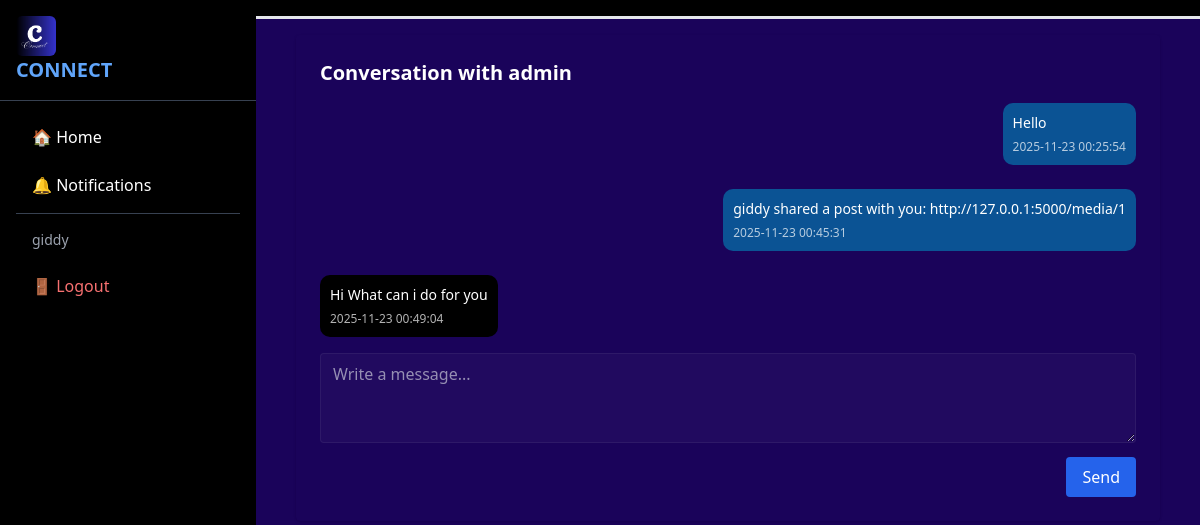
Page /messages/1 (signed in) on the committed database.
### tables this page shows
CREATE TABLE users (
        id INTEGER PRIMARY KEY AUTOINCREMENT,
        Email TEXT,
        Username TEXT UNIQUE,
        Password TEXT,
        Role TEXT
    , suspended_until DATETIME, ui_variant TEXT DEFAULT 'v1');

CREATE TABLE messages (
        id INTEGER PRIMARY KEY AUTOINCREMENT,
        sender_id INTEGER,
        recipient_id INTEGER,
        body TEXT,
        created_at DATETIME DEFAULT CURRENT_TIMESTAMP,
        read_flag INTEGER DEFAULT 0,
        FOREIGN KEY(sender_id) REFERENCES users(id),
        FOREIGN KEY(recipient_id) REFERENCES users(id)
    );

### app.py (the view)
@app.route('/messages/<int:other_id>', methods=['GET', 'POST'])
def conversation(other_id):
    if not session.get('logged_in'):
        flash('Please login to view messages', 'error')
        return redirect(url_for('Login'))
    me = session.get('id')
    if me == other_id:
        flash('Cannot message yourself', 'error')
        return redirect(url_for('messages'))
    conn = sqlite3.connect('Instagram.db')
    cursor = conn.cursor()
    if request.method == 'POST':
        body = (request.form.get('body') or '').strip()
        if body:
            cursor.execute('INSERT INTO messages (sender_id, recipient_id, body) VALUES (?, ?, ?)', (me, other_id, body))
            conn.commit()
        return redirect(url_for('conversation', other_id=other_id))
    cursor.execute('SELECT Username FROM users WHERE id = ?', (other_id,))
    row = cursor.fetchone()
    if not row:
        flash('User not found', 'error')
        conn.close()
        return redirect(url_for('messages'))
    other_name = row[0]
    cursor.execute('SELECT sender_id, recipient_id, body, created_at FROM messages WHERE (sender_id = ? AND recipient_id = ?) OR (sender_id = ? AND recipient_id = ?) ORDER BY created_at ASC', (me, other_id, other_id, me))
    msgs = cursor.fetchall()
    cursor.execute('UPDATE messages SET read_flag = 1 WHERE recipient_id = ? AND sender_id = ?', (me, other_id))
    conn.commit()
    conn.close()
    return render_template('conversation.html', other_id=other_id, other_name=other_name, msgs=msgs)

### app.py (called while the page is built, shortened)
@app.context_processor
def inject_logo_path():
    logo_a = os.path.join(app.static_folder or 'static', 'logo.png')
    logo_b = os.path.join(app.static_folder or 'static', 'uploads', 'LOGO.png')
    if os.path.exists(logo_a):
        return {'LOGO_PATH': url_for('static', filename='logo.png')}
    elif os.path.exists(logo_b):
        return {'LOGO_PATH': url_for('static', filename='uploads/LOGO.png')}
    else:
        return {'LOGO_PATH': url_for('static', filename='uploads/LOGO.png')}

@app.context_processor
def inject_unread_notifications():
    unread = 0
    try:
        if session.get('logged_in'):
            uid = session.get('id')
            conn = sqlite3.connect('Instagram.db')
            cursor = conn.cursor()
            cursor.execute('SELECT COUNT(*) FROM notifications WHERE user_id = ? AND read_flag = 0', (uid,))
            row = cursor.fetchone()
            if row:
                unread = int(row[0] or 0)
            conn.close()
    except Exception:
        unread = 0
    return {'unread_notifications': unread}

@app.before_request
def check_suspension():
    public_paths = ('/login', '/signup', '/forgot', '/reset')
    path = request.path or ''
    if any(path.startswith(p) for p in public_paths):
        return
    if session.get('logged_in'):
        user_id = session.get('id')
        if not user_id:
            return
        conn = sqlite3.connect('Instagram.db')
        cursor = conn.cursor()
        cursor.execute('SELECT suspended_until FROM users WHERE id = ?', (user_id,))
        row = cursor.fetchone()
        conn.close()

### OCONNECT/templates/conversation.html (shortened to what this page needs)
{% extends 'base.html' %}
{% block content %}
<div class="p-6 rounded shadow" data-admin-theme-light="bg-black text-white" data-admin-theme-dark="bg-black text-white">
  <h2 class="text-xl font-semibold mb-4">Conversation with {{ other_name }}</h2>
  <div class="space-y-3 mb-4" style="display:flex;flex-direction:column;gap:12px;">
    {% for m in msgs %}
      {% set is_sender = (m[0] == session.get('id')) %}
      <div style="max-width:75%;padding:10px;border-radius:10px;color:#fff;align-self: {{ 'flex-end' if is_sender else 'flex-start' }}; background: {{ '#0b5394' if is_sender else '#000' }};">
        <div class="text-sm">{{ m[2] }}</div>
        <div class="text-xs" style="opacity:0.7;margin-top:6px;font-size:12px">{{ m[3] }}</div>
      </div>
    {% else %}
      <div class="text-sm text-gray-500">No messages yet. Say hello!</div>
    {% endfor %}
  </div>
  <form method="post">
    <textarea name="body" rows="3" class="w-full background-color-black border rounded px-3 py-2 mb-2  " placeholder="Write a message..."></textarea>
    <div class="flex justify-end">
      <button class="px-4 py-2 bg-blue-600 text-white rounded">Send</button>
    </div>
  </form>
</div>
{% endblock %}

### OCONNECT/templates/base.html (style rules this page uses)
body[data-theme="dark"] { background-color: #1a035a !important; color: #fff; }
body[data-theme="dark"] .border { border-color: rgba(255,255,255,0.06) !important; }
body[data-theme="dark"] input, body[data-theme="dark"] textarea, body[data-theme="dark"] select { background-color: rgba(255,255,255,0.03) !important; color: #e5e7eb !important; border-color: rgba(255,255,255,0.08) !important; }
body[data-theme="dark"] input::placeholder, body[data-theme="dark"] textarea::placeholder { color: rgba(229,231,235,0.6) !important; }

### rows in the picture
users: Username "admin"
messages: body "Hello", created_at "2025-11-23 00:25:54"
messages: body "giddy shared a post with you: http://127.0.0.1:5000/media/1", created_at "2025-11-23 00:45:31"
messages: body "Hi What can i do for you", created_at "2025-11-23 00:49:04"

### other values in the picture
{{ session.get('user') }} "giddy"
